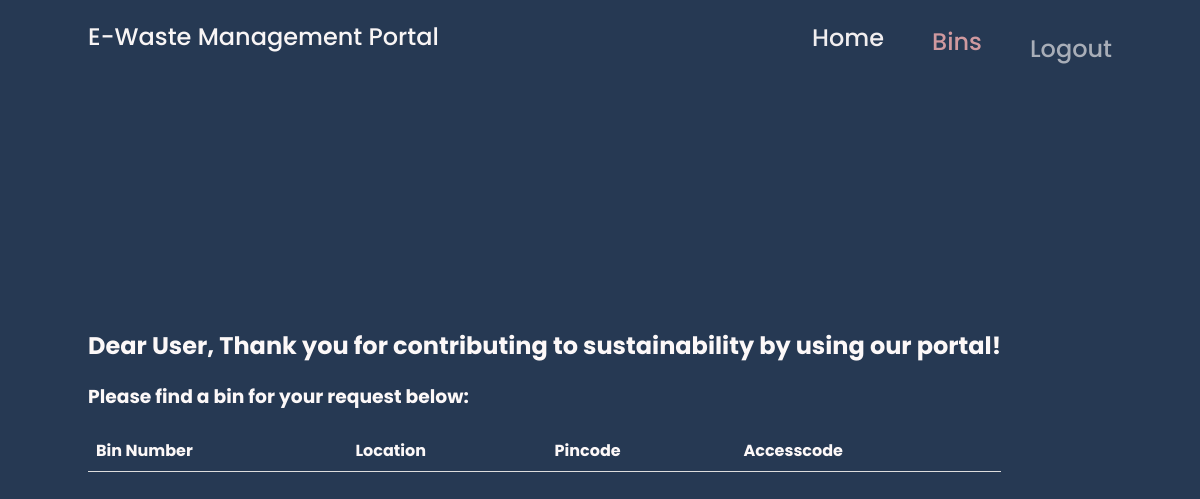
The app's page /ind_bin.php (signed in), older data.
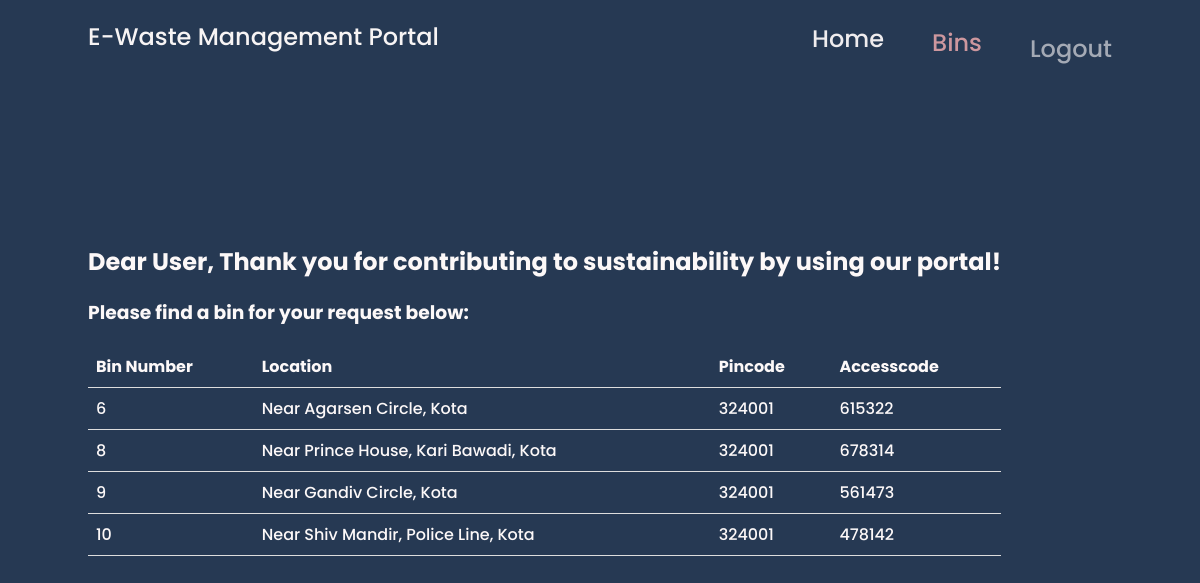
The same page, newer data.
### tables this page shows
CREATE TABLE `bin` (
  `bin_id` int(11) NOT NULL,
  `bin_loc` text NOT NULL,
  `bin_pin` bigint(20) NOT NULL,
  `status` text NOT NULL,
  `ind_accesscode` bigint(20) NOT NULL,
  `col_accesscode` bigint(20) NOT NULL,
  `col_id` varchar(20) DEFAULT NULL
);

### ind_bin.php (the view, shortened to what this page needs)
<?php
	require_once('dbconfig/config.php');
?>
<!DOCTYPE html>
<html lang="en">
    <head>
        <link href='https://cdn.jsdelivr.net/npm/boxicons@2.0.5/css/boxicons.min.css' rel='stylesheet'>
        <link rel="stylesheet" href="css/ind_homepagestyle1.css">
    </head>
    <body>
        <header class="l-header">
            <nav class="nav bd-grid">
                <div>
                    <a href="#" class="nav__logo">E-Waste Management Portal</a>
                </div>
                <div class="nav__menu" id="nav-menu">
                    <ul class="nav__list">
                        <li class="nav__item"><a href="ind_homepage1.php" class="nav__link">Home</a></li>
                        <li class="nav__item"><a href="ind_bin.php" class="nav__link active">Bins</a></li>
                        <li class="nav__item"><a href="logout.php" class="nav__link">Logout</a></li>
                    </ul>
                </div>
            </nav>
        </header>
        <main class="l-main">
            <section class="home" id="home">
                <div class="home__container bd-grid">
                    <div class="home__data">
                        <h1>Dear User, Thank you for contributing to sustainability by using our portal!</h1>
                        <h3>Please find a bin for your request below:</h3>
                        <table>
                        <tr>
                            <th>Bin Number</th>
                            <th>Location</th>
                            <th>Pincode</th>
                            <th>Accesscode</th>
                        </tr>
                        <?php
                            $q="SELECT * FROM BIN A, IND_EWASTE B WHERE A.STATUS!='FULL' AND A.BIN_PIN=B.PINCODE GROUP BY BIN_ID";
                            $res=mysqli_query($con,$q);
                            while($rows=$res->fetch_assoc())
                            {
                        ?>
                        <tr>
                        <td>
                            <?php
                                echo $rows['bin_id']
                            ?>
                        </td>
                        <td>
                            <?php
                                echo $rows['bin_loc']
                            ?>
                        </td>
                        <td>
                            <?php
                                echo $rows['bin_pin']
                            ?>
                        </td>
                        <td>
                            <?php
                                echo $rows['ind_accesscode']
                            ?>
                        </td>
                        </tr>
                        <?php
                            }
                        ?>
                        </table>
                    </div>
                </div>
            </section>
        </main>
    </body>
</html>

Row changes from the older to the newer data that the page shows:
now on this page (row edited): bin: bin_id "6", bin_loc "Near Agarsen Circle, Kota", bin_pin "324001", ind_accesscode "615322"
now on this page (row edited): bin: bin_id "8", bin_loc "Near Prince House, Kari Bawadi, Kota", bin_pin "324001", ind_accesscode "678314"
now on this page (row edited): bin: bin_id "9", bin_loc "Near Gandiv Circle, Kota", bin_pin "324001", ind_accesscode "561473"
now on this page (row edited): bin: bin_id "10", bin_loc "Near Shiv Mandir, Police Line, Kota", bin_pin "324001", ind_accesscode "478142"
